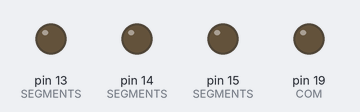
This sketch was run on a simulated Arduino Uno, built with avr-gcc and run on an emulated ATmega328P. Shown: output pins drawn as LEDs (lit = HIGH).

Above: at 0.5 s.
At 1.2 s:
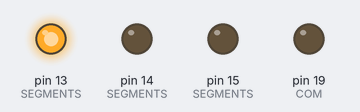
At 3.2 s:
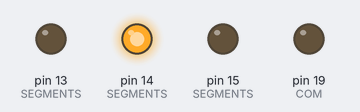
At 3.7 s:
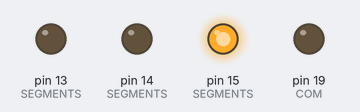
Timing chart, 0 to 5.2 s (numbered marks = the images above):
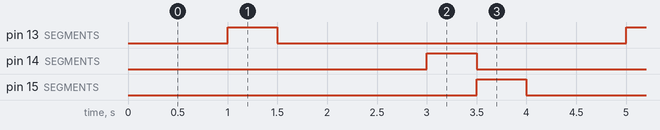

Measured:
- by itself, pin 13 (SEGMENTS), pin 14 (SEGMENTS), pin 15 (SEGMENTS): alternates HIGH for 0.50 s and LOW for 3.5 s
- by itself, everything shown: repeats every 4.0 s, in 5 steps

The sketch:

SSD_ONE_SEGMENT_TEST.ino
```cpp
/*
  Seven Segment Display Test Program
  This program sequentially turns on each segment (A, B, C, D, E, F, G, and DP)
  of a common cathode 7-segment display for testing purposes. The COM pin
  of the display is connected to GND via pin 19.

  Segment to pin mapping:
    A  - Pin 26
    B  - Pin 25
    C  - Pin 13
    D  - Pin 32
    E  - Pin 33
    F  - Pin 27
    G  - Pin 14
    DP - Pin 15
  Common Cathode (COM) - Pin 19

  Created: November 2024
  Organization: INVOOTECHNICA GLOBAL PVT. LTD.
*/

#define SEG_A  26
#define SEG_B  25
#define SEG_C  13
#define SEG_D  32
#define SEG_E  33
#define SEG_F  27
#define SEG_G  14
#define SEG_DP 15
#define COM    19

int SEGMENTS[] = { SEG_A, SEG_B, SEG_C, SEG_D, SEG_E, SEG_F, SEG_G, SEG_DP };

void setup ( ) {
  // Set all segment pins as OUTPUT
  for ( int i = 0; i < 8; i++ ) {
    pinMode ( SEGMENTS[i], OUTPUT );
  }
  // Set COM pin as OUTPUT and set to LOW to enable the SSD
  pinMode ( COM, OUTPUT );
  digitalWrite ( COM, LOW ); // Enable common cathode by connecting it to GND
}

void loop ( ) {
  for ( int i = 0; i < 8; i++ ) {
    digitalWrite ( SEGMENTS[i], HIGH ); // Turn on the current segment
    delay ( 500 );                      // Wait 500 milliseconds
    digitalWrite ( SEGMENTS[i], LOW );  // Turn off the current segment
  }
}
```
